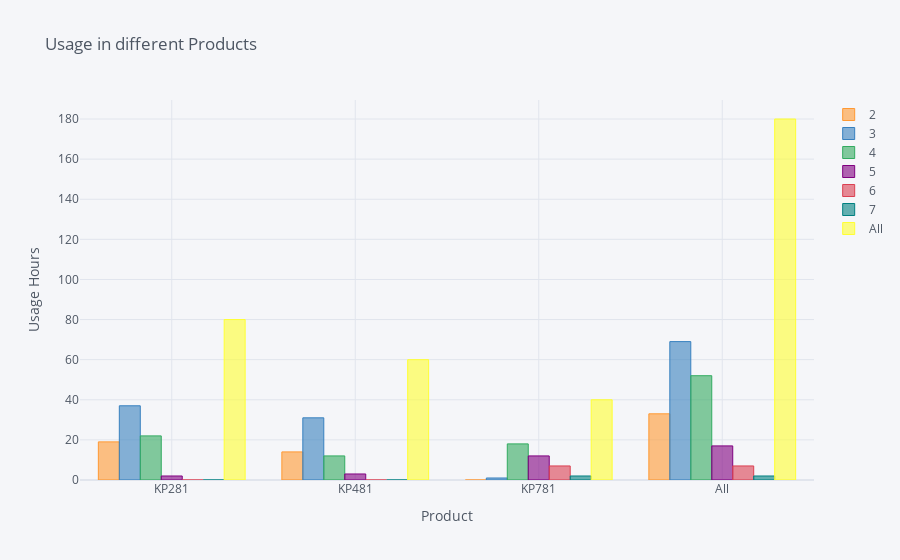

Here is the notebook cell this chart was saved with:
### Markdown cell above
### Observations
1. People with Partner has High Percentage usage across all three Product 
1. Single has highest percentage of people using KP281 a potentail area to add more numbers 
1. Partnered people account FOR 60% OF aLL Machines

### Code cell
pd.crosstab(aer.Product,aer.Usage,margins=True).iplot(kind='bar', title='   Usage in different Products',yTitle='Usage Hours',xTitle='Product')
pd.crosstab(aer.Product,aer['Usage'],normalize=True,margins=True)

### Figure 1 — Plotly figure (JSON) as saved in the notebook; plotly's stock layout.template omitted (floating-point values rounded to 4 significant figures)
{"data": [{"marker": {"color": "rgba(255, 153, 51, 0.6)", "line": {"color": "rgba(255, 153, 51, 1.0)", "width": 1}}, "name": "2", "orientation": "v", "text": "", "type": "bar", "x": ["KP281", "KP481", "KP781", "All"], "y": [19, 14, 0, 33]}, {"marker": {"color": "rgba(55, 128, 191, 0.6)", "line": {"color": "rgba(55, 128, 191, 1.0)", "width": 1}}, "name": "3", "orientation": "v", "text": "", "type": "bar", "x": ["KP281", "KP481", "KP781", "All"], "y": [37, 31, 1, 69]}, {"marker": {"color": "rgba(50, 171, 96, 0.6)", "line": {"color": "rgba(50, 171, 96, 1.0)", "width": 1}}, "name": "4", "orientation": "v", "text": "", "type": "bar", "x": ["KP281", "KP481", "KP781", "All"], "y": [22, 12, 18, 52]}, {"marker": {"color": "rgba(128, 0, 128, 0.6)", "line": {"color": "rgba(128, 0, 128, 1.0)", "width": 1}}, "name": "5", "orientation": "v", "text": "", "type": "bar", "x": ["KP281", "KP481", "KP781", "All"], "y": [2, 3, 12, 17]}, {"marker": {"color": "rgba(219, 64, 82, 0.6)", "line": {"color": "rgba(219, 64, 82, 1.0)", "width": 1}}, "name": "6", "orientation": "v", "text": "", "type": "bar", "x": ["KP281", "KP481", "KP781", "All"], "y": [0, 0, 7, 7]}, {"marker": {"color": "rgba(0, 128, 128, 0.6)", "line": {"color": "rgba(0, 128, 128, 1.0)", "width": 1}}, "name": "7", "orientation": "v", "text": "", "type": "bar", "x": ["KP281", "KP481", "KP781", "All"], "y": [0, 0, 2, 2]}, {"marker": {"color": "rgba(255, 255, 51, 0.6)", "line": {"color": "rgba(255, 255, 51, 1.0)", "width": 1}}, "name": "All", "orientation": "v", "text": "", "type": "bar", "x": ["KP281", "KP481", "KP781", "All"], "y": [80, 60, 40, 180]}], "layout": {"legend": {"bgcolor": "#F5F6F9", "font": {"color": "#4D5663"}}, "paper_bgcolor": "#F5F6F9", "plot_bgcolor": "#F5F6F9", "title": {"font": {"color": "#4D5663"}, "text": "   Usage in different Products"}, "xaxis": {"gridcolor": "#E1E5ED", "showgrid": true, "tickfont": {"color": "#4D5663"}, "title": {"font": {"color": "#4D5663"}, "text": "Product"}, "zerolinecolor": "#E1E5ED"}, "yaxis": {"gridcolor": "#E1E5ED", "showgrid": true, "tickfont": {"color": "#4D5663"}, "title": {"font": {"color": "#4D5663"}, "text": "Usage Hours"}, "zerolinecolor": "#E1E5ED"}}}
